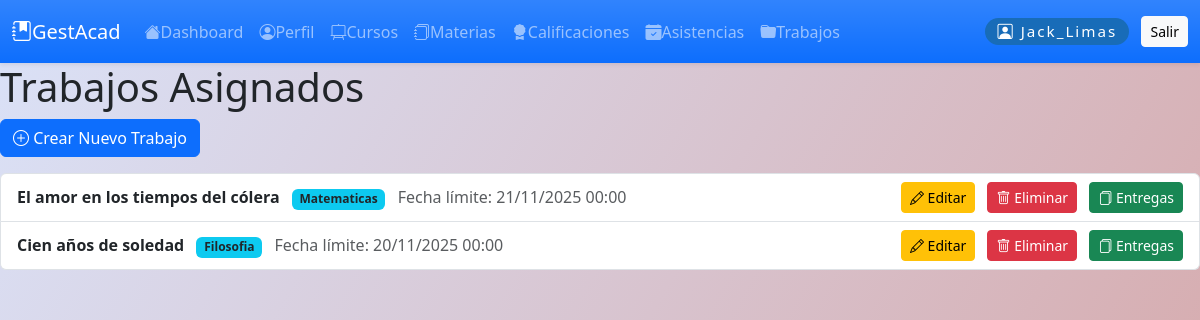
Screenshot of /trabajos/trabajos/ (signed in) with the database file from the repository.
### trabajos/models.py (models this page shows, shortened)
class Trabajo(models.Model):
    materia = models.ForeignKey(Materia, on_delete=models.CASCADE, related_name='trabajos')
    profesor = models.ForeignKey(User, on_delete=models.CASCADE, limit_choices_to={'groups__name': 'Profesor'})
    titulo = models.CharField(max_length=200)
    descripcion = models.TextField(blank=True)
    fecha_limite = models.DateTimeField()
    fecha_creacion = models.DateTimeField(auto_now_add=True)

### cursos/models.py (models this page shows, shortened)
class Materia(models.Model):
    curso = models.ForeignKey(Curso, on_delete=models.CASCADE, related_name='materias')
    nombre = models.CharField(max_length=100)
    descripcion = models.TextField(blank=True)
    profesor = models.ForeignKey(User, on_delete=models.SET_NULL, null=True, blank=True, related_name='materias')

### trabajos/views.py (the view, shortened to what this page needs)
# urls.py: path('trabajos/', views.listar_trabajos, name='listar_trabajos'),
@login_required
def listar_trabajos(request):
    rol = obtener_rol(request.user)
    if rol == 'profesor':
        trabajos = Trabajo.objects.filter(profesor=request.user).order_by('-fecha_creacion')
        return render(request, 'trabajos/listar_trabajos_profesor.html', {'trabajos': trabajos, 'rol': 'profesor'})
    else:
        messages.warning(request, "No tienes acceso a esta sección.")
        return redirect('dashboard:dashboard')

### trabajos/views.py (called while the page is built)
def obtener_rol(user):
    grupos = user.groups.values_list('name', flat=True)
    if 'Profesor' in grupos or user.is_superuser:
        return 'profesor'
    elif 'Estudiante' in grupos:
        return 'estudiante'
    return None

### trabajos/templates/trabajos/listar_trabajos_profesor.html (shortened to what this page needs)
{% extends "base.html" %}
{% block content %}
<div class="content-box">
  <h1>Trabajos Asignados</h1>
  <a href="{% url 'trabajos:crear_trabajo' %}" class="btn btn-primary mb-3">
    <i class="bi bi-plus-circle"></i> Crear Nuevo Trabajo
  </a>
  <ul class="list-group">
    {% for trabajo in trabajos %}
      <li class="list-group-item d-flex justify-content-between align-items-center">
        <div>
          <strong>{{ trabajo.titulo }}</strong>
          <span class="badge bg-info text-dark ms-2">{{ trabajo.materia.nombre }}</span>
          <span class="ms-2 text-muted">Fecha límite: {{ trabajo.fecha_limite|date:"d/m/Y H:i" }}</span>
        </div>
        <div>
          <a href="{% url 'trabajos:editar_trabajo' trabajo.id %}" class="btn btn-warning btn-sm me-2">
            <i class="bi bi-pencil"></i> Editar
          </a>
          <a href="{% url 'trabajos:eliminar_trabajo' trabajo.id %}" class="btn btn-danger btn-sm me-2">
            <i class="bi bi-trash"></i> Eliminar
          </a>
          <a href="{% url 'trabajos:revisar_entregas' trabajo.id %}" class="btn btn-success btn-sm">
            <i class="bi bi-files"></i> Entregas
          </a>
        </div>
      </li>
    {% empty %}
      <li class="list-group-item text-center text-muted">No tienes trabajos asignados.</li>
    {% endfor %}
  </ul>
</div>
{% endblock %}

### templates/base.html (shortened to what this page needs)
<!DOCTYPE html>
<html lang="es">
<head>
    <link href="https://cdn.jsdelivr.net/npm/bootstrap@5.3.2/dist/css/bootstrap.min.css" rel="stylesheet">
    <link href="https://cdn.jsdelivr.net/npm/bootstrap-icons@1.10.5/font/bootstrap-icons.css" rel="stylesheet">
</head>
<body>
<nav class="navbar navbar-expand-lg navbar-dark bg-gradient bg-primary shadow-sm">
  <div class="container-fluid">
    <a class="navbar-brand d-flex align-items-center" href="{% url 'dashboard:dashboard' %}">
        <i class="bi bi-journal-bookmark-fill"></i> GestAcad
    </a>
    <div class="collapse navbar-collapse" id="navbarSupportedContent">
      <ul class="navbar-nav me-auto mb-2 mb-lg-0">
        {% if rol == 'admin' %}
          <li class="nav-item"><a class="nav-link" href="{% url 'dashboard:dashboard' %}"><i class="bi bi-house-fill"></i>Dashboard</a></li>
          <li class="nav-item"><a class="nav-link" href="{% url 'usuarios:perfil' %}"><i class="bi bi-person-badge-fill"></i>Usuarios</a></li>
          <li class="nav-item"><a class="nav-link" href="{% url 'cursos:listar_cursos' %}"><i class="bi bi-easel2-fill"></i>Cursos</a></li>
          <li class="nav-item"><a class="nav-link" href="{% url 'cursos:listar_materias' %}"><i class="bi bi-journals"></i>Materias</a></li>
          <li class="nav-item"><a class="nav-link" href="{% url 'calificaciones:listar_calificaciones' %}"><i class="bi bi-award-fill"></i>Calificaciones</a></li>
          <li class="nav-item"><a class="nav-link" href="{% url 'asistencia:listar_asistencia' %}"><i class="bi bi-calendar-check-fill"></i>Asistencias</a></li>
        {% elif rol == 'profesor' %}
          <li class="nav-item"><a class="nav-link" href="{% url 'dashboard:dashboard' %}"><i class="bi bi-house-fill"></i>Dashboard</a></li>
          <li class="nav-item"><a class="nav-link" href="{% url 'usuarios:perfil' %}"><i class="bi bi-person-circle"></i>Perfil</a></li>
          <li class="nav-item"><a class="nav-link" href="{% url 'cursos:listar_cursos' %}"><i class="bi bi-easel2"></i>Cursos</a></li>
          <li class="nav-item"><a class="nav-link" href="{% url 'cursos:listar_materias' %}"><i class="bi bi-journals"></i>Materias</a></li>
          <li class="nav-item"><a class="nav-link" href="{% url 'calificaciones:listar_calificaciones' %}"><i class="bi bi-award-fill"></i>Calificaciones</a></li>
          <li class="nav-item"><a class="nav-link" href="{% url 'asistencia:listar_asistencia' %}"><i class="bi bi-calendar-check-fill"></i>Asistencias</a></li>
          <li class="nav-item"><a class="nav-link" href="{% url 'trabajos:listar_trabajos' %}"><i class="bi bi-folder-fill"></i>Trabajos</a></li>
        {% else %}
          <li class="nav-item"><a class="nav-link" href="{% url 'home' %}"><i class="bi bi-house"></i>Inicio</a></li>
        {% endif %}
      </ul>
      {% if user.is_authenticated %}
      <span class="navbar-text d-flex align-items-center">
        <span class="perfil-chip"><i class="bi bi-person-square"></i> {{ user.username }}</span>
        <form action="{% url 'usuarios:logout' %}" method="post" style="display:inline;">
            <button type="submit" class="btn btn-light btn-sm">Salir</button>
        </form>
      </span>
      {% endif %}
    </div>
  </div>
</nav>
{% block content %}{% endblock %}
</body>
</html>

### templates/base.html (style rules this page uses)
body { background: linear-gradient(120deg, #dae2f8 0%, #d6a4a4 100%); min-height: 100vh; margin: 0; }
.navbar { position: sticky; top: 0; z-index: 1000; }
.perfil-chip { background: #186cb8; color: #fff; border-radius: 1em; padding: 0.13em 0.8em 0.13em 0.8em; font-size: 0.95em; margin-right: 0.8em; letter-spacing: 0.13em; }

### rows the page displays
Trabajo: titulo "El amor en los tiempos del cólera", materia.nombre "Matematicas", fecha_limite "21/11/2025 00:00"
Trabajo: titulo "Cien años de soledad", materia.nombre "Filosofia", fecha_limite "20/11/2025 00:00"

### other values shown
{{ user.username }} "Jack_Limas"
